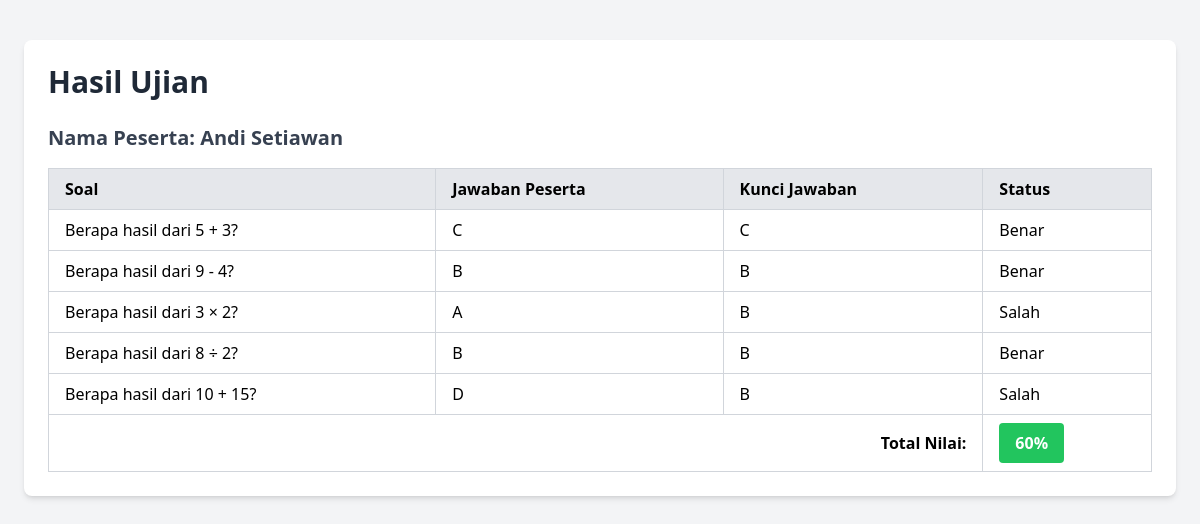
Page /hasil.php?id_peserta=1 on the committed database.
### tables this page shows
CREATE TABLE `peserta` (
  `id` int(11) NOT NULL,
  `nama_peserta` varchar(100) NOT NULL,
  `instansi_id` int(11) DEFAULT NULL
);

CREATE TABLE `report` (
  `id` int(11) NOT NULL,
  `peserta_id` int(11) NOT NULL,
  `pertanyaan_id` int(11) NOT NULL,
  `jawaban_peserta` varchar(10) NOT NULL
);

CREATE TABLE `pertanyaan` (
  `id` int(11) NOT NULL,
  `text_soal` text NOT NULL,
  `pilihan_jawaban` longtext NOT NULL CHECK (json_valid(`pilihan_jawaban`)),
  `kunci_jawaban` varchar(10) NOT NULL
);

### hasil.php (the view, shortened to what this page needs)
<!DOCTYPE html>
<html lang="en">
<head>
  <script src="https://cdn.tailwindcss.com"></script>
</head>
<body class="bg-gray-100 py-10">
  <div class="max-w-6xl mx-auto bg-white shadow-md rounded-lg p-6">
    <h1 class="text-3xl font-bold text-gray-800 mb-6">Hasil Ujian</h1>
    <?php
    $host = 'localhost';
    $user = 'root';
    $password = '';
    $database = 'report-psikotes';
    $conn = new mysqli($host, $user, $password, $database);
    $id_peserta = isset($_GET['id_peserta']) ? (int) $_GET['id_peserta'] : 0;
    $query_nama = "SELECT nama_peserta FROM peserta WHERE id = $id_peserta";
    $result_nama = $conn->query($query_nama);
    $nama_user = '';
    if ($result_nama->num_rows > 0) {
      $row_nama = $result_nama->fetch_assoc();
      $nama_user = htmlspecialchars($row_nama['nama_peserta']);
    }
    echo "<h2 class='text-xl font-semibold text-gray-700'>Nama Peserta: $nama_user</h2>";
    ?>
    <table class="table-auto w-full border-collapse border border-gray-300 mt-4">
      <thead>
        <tr class="bg-gray-200">
          <th class="border border-gray-300 px-4 py-2 text-left">Soal</th>
          <th class="border border-gray-300 px-4 py-2 text-left">Jawaban Peserta</th>
          <th class="border border-gray-300 px-4 py-2 text-left">Kunci Jawaban</th>
          <th class="border border-gray-300 px-4 py-2 text-left">Status</th>
        </tr>
      </thead>
      <tbody>
        <?php
        $query = "SELECT r.jawaban_peserta, p.text_soal, p.kunci_jawaban
                  FROM report r
                  JOIN pertanyaan p ON r.pertanyaan_id = p.id
                  WHERE r.peserta_id = $id_peserta";
        $result = $conn->query($query);
        $total_nilai = 0;
        $total_soal = 0;
        if ($result->num_rows > 0) {
          while ($row = $result->fetch_assoc()) {
            $total_soal++;
            $status = ($row['jawaban_peserta'] === $row['kunci_jawaban']) ? 'Benar' : 'Salah';
            if ($status === 'Benar') {
              $total_nilai++;
            }
            echo "<tr>";
            echo "<td class='border border-gray-300 px-4 py-2'>" . htmlspecialchars($row['text_soal']) . "</td>";
            echo "<td class='border border-gray-300 px-4 py-2'>" . htmlspecialchars($row['jawaban_peserta']) . "</td>";
            echo "<td class='border border-gray-300 px-4 py-2'>" . htmlspecialchars($row['kunci_jawaban']) . "</td>";
            echo "<td class='border border-gray-300 px-4 py-2'>" . $status . "</td>";
            echo "</tr>";
          }
        } else {
          echo "<tr>";
          echo "<td colspan='4' class='border border-gray-300 px-4 py-2 text-center'>Tidak ada data hasil ujian</td>";
          echo "</tr>";
        }
        $persentase_nilai = ($total_nilai / $total_soal) * 100;
        echo "<tr class='font-bold'>";
        echo "<td colspan='3' class='border border-gray-300 px-4 py-2 text-right'>Total Nilai:</td>";
        echo "<td class='border border-gray-300 px-4 py-2'>
                <button class='bg-green-500 hover:bg-green-600 text-white font-bold py-2 px-4 rounded'>
                  " . round($persentase_nilai) . "%
                </button>
              </td>";
        echo "</tr>";
        ?>
      </tbody>
    </table>
  </div>
</body>
</html>

### rows in the picture
peserta: nama_peserta "Andi Setiawan"
report: pertanyaan.text_soal "Berapa hasil dari 5 + 3?", jawaban_peserta "C", pertanyaan.kunci_jawaban "C", jawaban_peserta.kunci_jawaban "Benar"
report: pertanyaan.text_soal "Berapa hasil dari 9 - 4?", jawaban_peserta "B", pertanyaan.kunci_jawaban "B", jawaban_peserta.kunci_jawaban "Benar"
report: pertanyaan.text_soal "Berapa hasil dari 3 × 2?", jawaban_peserta "A", pertanyaan.kunci_jawaban "B", jawaban_peserta.kunci_jawaban "Salah"
report: pertanyaan.text_soal "Berapa hasil dari 8 ÷ 2?", jawaban_peserta "B", pertanyaan.kunci_jawaban "B", jawaban_peserta.kunci_jawaban "Benar"
report: pertanyaan.text_soal "Berapa hasil dari 10 + 15?", jawaban_peserta "D", pertanyaan.kunci_jawaban "B", jawaban_peserta.kunci_jawaban "Salah"

### other values in the picture
$persentase_nilai "60"
